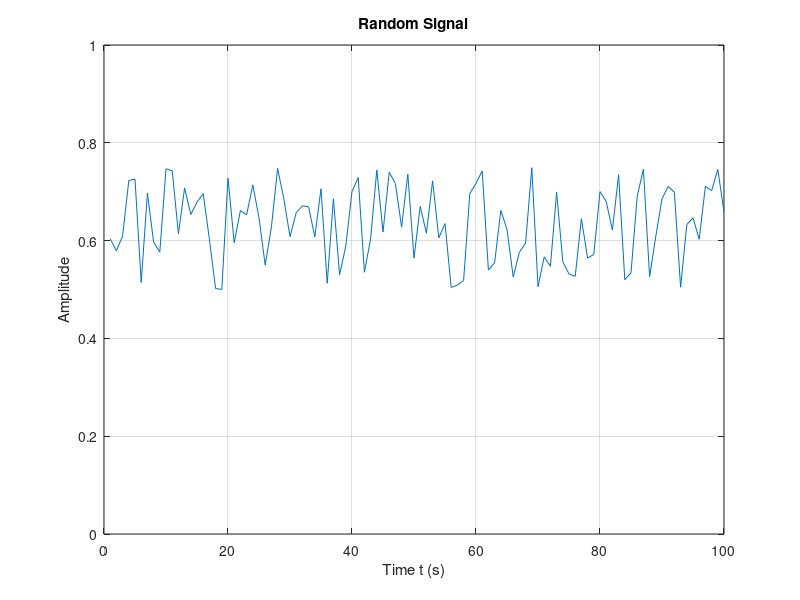

Here is the MATLAB script that generated this plot:
%% Plot a Random Signal
plot(0.5 + 0.25 * rand(100,1))
ylim([0,1])
grid
title('Random Signal')
xlabel('Time t (s)')
ylabel('Amplitude')
